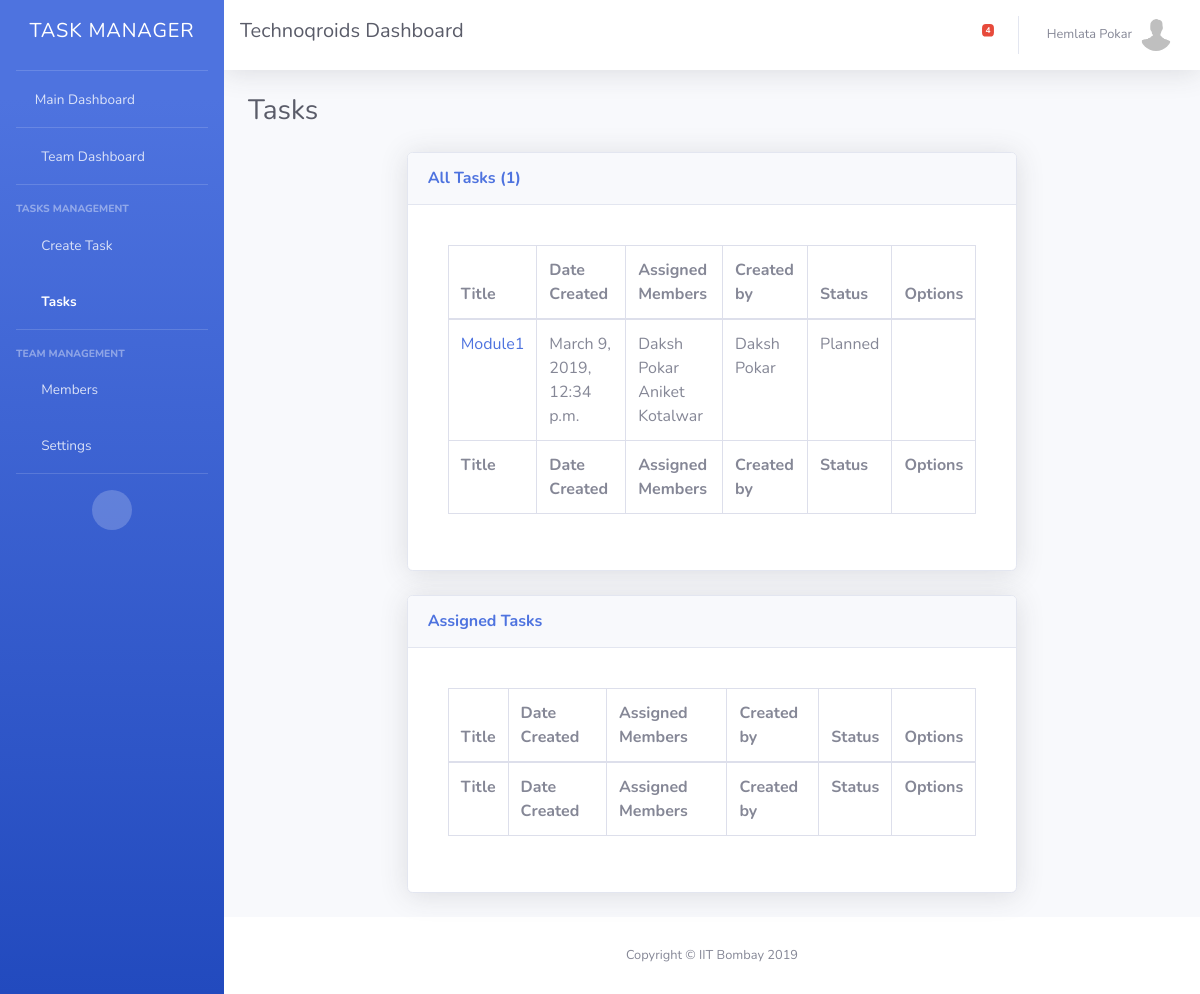
/team/technoqroids5/tasks/ (signed in), run on an earlier commit of the app's database.
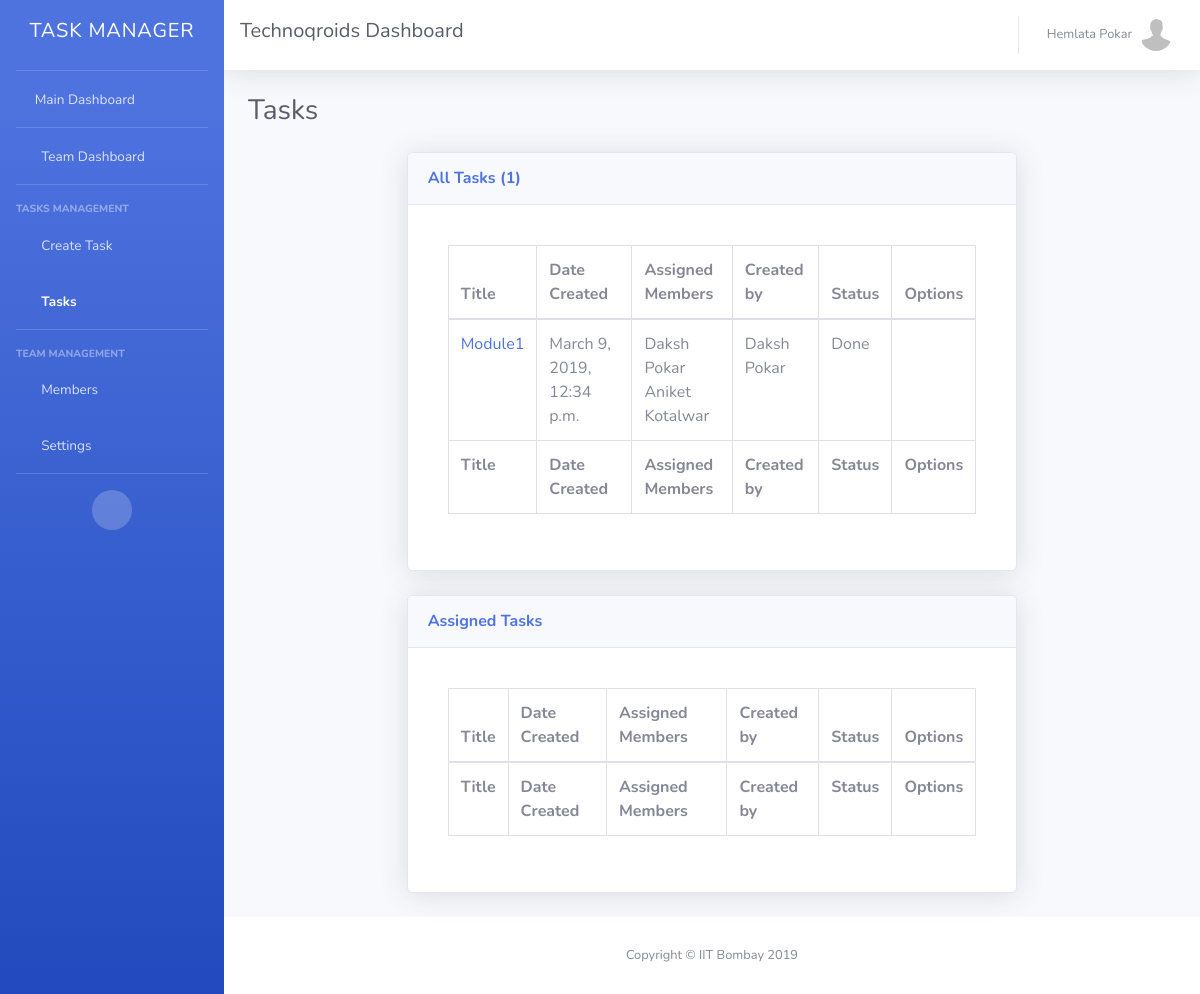
And on a later commit of the database.
### TM/models.py (models this page shows)
class Teams(models.Model):
    id = models.AutoField(primary_key=True)
    name = models.CharField(max_length=400)
    url = models.CharField(max_length=400)
    admin = models.ForeignKey(UserProfile, on_delete=models.CASCADE)
    members = models.ManyToManyField(UserProfile, through='Membership', related_name="member")

class UserProfile(models.Model):
    user = models.ForeignKey(User, on_delete=models.CASCADE)
    username = models.CharField(max_length=400)
    profile_picture = models.FileField(upload_to=user_directory, null=True, default='/default_profile.jpg', blank=True)

class Task(models.Model):
    id = models.AutoField(primary_key=True)
    belongs_to = models.ForeignKey(Teams, on_delete=models.CASCADE)
    title = models.CharField(max_length=400)
    created_by = models.ForeignKey(UserProfile, on_delete=models.CASCADE)
    desc = models.TextField()
    assigned_members = models.ManyToManyField(UserProfile, through='MembershipToTask', related_name="memberOfTask")
    status = models.IntegerField(default=0)
    date_created = models.DateTimeField(auto_now_add=True)
    url = models.CharField(max_length=400)

### TM/views.py (the view, shortened to what this page needs)
# urls.py: url(r'^team\/[a-zA-Z0-9]+\/tasks\/$', TasksView.as_view(), name="tasks"),
class TasksView(LoginRequiredMixin, TemplateView):
    template_name="team/tasks.html"
    login_url='/../login'
    def get(self, request):
        user = request.user
        us = UserProfile.objects.get(user=user)
        team = Teams.objects.get(url=request.path.split("/")[2])
        tasks = Task.objects.filter(belongs_to=team)
        assigned_tasks = MembershipToTask.objects.filter(member=us, team=team)
        if us not in team.members.all():
            return redirect("/")
        return render(request, self.template_name, {'user': user, 'us': us, 'team': team, 'tasks': tasks, 'ass_tasks': assigned_tasks, 'notifications': get_notifications(us, 1)})

### TM/views.py (called while the page is built)
def get_notifications(user, unread):
    return MessageNotification.objects.filter(user=user, unread = unread)[:5]

### TM/templates/team/tasks.html (shortened to what this page needs)
<!DOCTYPE html>
{% load static %}
<html lang="en">
<head>
  <link href="{% static 'vendor/fontawesome-free/css/all.min.css' %}" rel="stylesheet" type="text/css">
  <link href="{% static 'css/sb-admin-2.min.css' %}" rel="stylesheet">
  <link href="{% static 'vendor/datatables/dataTables.bootstrap4.min.css' %}" rel="stylesheet">
</head>
<body id="page-top">
  <div id="wrapper">
    {% block sidebar %}
      {% include "team/menu.html" %}
    {% endblock %}
    <div id="content-wrapper" class="d-flex flex-column">
      <div id="content">
        {% block topbar %}
        {% include "team/topbar.html" %}
      {% endblock %}
        <div class="container-fluid">
          <div class="d-sm-flex align-items-center justify-content-between mb-4">
            <h1 class="h3 mb-0 text-gray-800">Tasks</h1>
          </div>
          <form method="post" enctype="multipart/form-data">
          <div class="row">
            <div class="col-xl-2"></div>
            <div class="col-xl-8">
              <div class="card shadow mb-4">
                <div class="card-header py-3 d-flex flex-row align-items-center justify-content-between">
                  <h6 class="m-0 font-weight-bold text-primary">All Tasks ({{tasks.all.count}})</h6>
                </div>
                <div class="card-body">
                        <div class="card-body">
                            <div class="table-responsive">
                                <table class="table table-bordered" id="dataTable" width="100%" cellspacing="0">
                                  <thead>
                                    <tr>
                                      <th>Title</th>
                                      <th>Date Created</th>
                                      <th>Assigned Members</th>
                                      <th>Created by</th>
                                      <th>Status</th>
                                      <th>Options</th>
                                    </tr>
                                  </thead>
                                  <tfoot>
                                    <tr>
                                        <th>Title</th>
                                        <th>Date Created</th>
                                        <th>Assigned Members</th>
                                        <th>Created by</th>
                                        <th>Status</th>
                                        <th>Options</th>
                                    </tr>
                                  </tfoot>
                                  <tbody>
                                      {%  for i in tasks.all  %}
                                    <tr>
                                      <td><a href="/team/{{ team.url }}/tasks/{{ i.url }}/">{{ i.title }}</a></td>
                                      <td>{{ i.date_created }}</td>
                                      <td>
                                        {%  for j in i.assigned_members.all  %}
                                          {{  j.user.first_name  }} {{ j.user.last_name }}<br>
                                        {%  endfor  %}
                                      </td>
                                      <td>
                                        {{  i.created_by.user.first_name }} {{ i.created_by.user.last_name  }}
                                      </td>
                                      <td>
                                        {%  if i.status == 0  %}Planned{%  elif i.status == 1  %}In Progress{%  elif i.status == 2  %}Done{%  endif %}
                                      </td>
                                      <td>
                                        <a href="/team/{{ team.url }}/tasks/{{ i.url }}/"><i class="fas fa-external-link-alt"></i></a><a class="ml-2" href="/team/{{ team.url }}/tasks/{{ i.url }}/delete/" style="margin-left: 10px"><i class="fas fa-trash"></i></a>
                                      </td>
                                    </tr>
                                    {%  endfor %}
                                  </tbody>
                                </table>
                              </div>
                                </div>
                </div>
              </div>
              <div class="card shadow mb-4">
                  <div class="card-header py-3 d-flex flex-row align-items-center justify-content-between">
                    <h6 class="m-0 font-weight-bold text-primary">Assigned Tasks</h6>
                  </div>
                  <div class="card-body">
                          <div class="card-body">
                              <div class="table-responsive">
                                  <table class="table table-bordered" id="dataTable" width="100%" cellspacing="0">
                                    <thead>
                                      <tr>
                                        <th>Title</th>
                                        <th>Date Created</th>
                                        <th>Assigned Members</th>
                                        <th>Created by</th>
                                        <th>Status</th>
                                        <th>Options</th>
                                      </tr>
                                    </thead>
                                    <tfoot>
                                      <tr>
                                          <th>Title</th>
                                          <th>Date Created</th>
                                          <th>Assigned Members</th>
                                          <th>Created by</th>
                                          <th>Status</th>
                                          <th>Options</th>
                                      </tr>
                                    </tfoot>
                                  </table>
                                </div>
                                  </div>
                  </div>
                </div>
            </div>
            <div class="col-xl-2"></div>
            </div></form>
        </div>
      </div>
      {% block footer %}
      {% include "footer.html" %}
    {% endblock %}
    </div>
  </div>
</body>
</html>

### TM/templates/team/menu.html
{% load static %}
<ul class="navbar-nav bg-gradient-primary sidebar sidebar-dark accordion" id="accordionSidebar">
 <a class="sidebar-brand d-flex align-items-center justify-content-center" href="/dashboard/">
  <div class="sidebar-brand-icon">
      <h5>Task Manager</h5>
    </div>
</a>
<hr class="sidebar-divider my-0">
<li class="nav-item">
  <a class="nav-link" href="/">
    <i class="fas fa-home"></i>
  <span>Main Dashboard</span></a>
</li>
<hr class="sidebar-divider my-0">
        <li class="nav-item {%  if "dashboard" in request.path %} active {%  endif %}">
          <a class="nav-link" href="/team/{{  team.url  }}/dashboard/">
            <i class="fas fa-fw fa-tachometer-alt"></i>
            <span>Team Dashboard</span></a>
        </li>
        <hr class="sidebar-divider">
            <div class="sidebar-heading">
              Tasks Management
            </div>
            <li class="nav-item {%  if "create-task" in request.path %}active{%  endif %}">
                <a class="nav-link" href="/team/{{ team.url  }}/create-task/">
                  <i class="fas fa-fw fa-plus"></i>
                  <span>Create Task</span></a>
              </li>
              <li class="nav-item {%  if "tasks" in request.path %}active{%  endif %}">
                <a class="nav-link" href="/team/{{ team.url  }}/tasks/">
                  <i class="fas fa-fw fa-briefcase"></i>
                  <span>Tasks</span></a>
              </li>
            <hr class="sidebar-divider">
        <div class="sidebar-heading">
          Team Management
        </div>
        <li class="nav-item {%  if "members" in request.path %}active{%  endif %}">
            <a class="nav-link" href="/team/{{  team.url  }}/members/">
              <i class="fas fa-fw fa-users"></i>
              <span>Members</span></a>
          </li>
          <li class="nav-item {%  if "settings" in request.path %}active{%  endif %}">
            <a class="nav-link" href="/team/{{ team.url  }}/settings/">
              <i class="fas fa-fw fa-cog"></i>
              <span>Settings</span></a>
          </li>
        <hr class="sidebar-divider">
        <div class="text-center d-none d-md-inline">
          <button class="rounded-circle border-0" id="sidebarToggle"></button>
        </div>
      </ul>

### TM/templates/team/topbar.html (shortened to what this page needs)
<nav class="navbar navbar-expand navbar-light bg-white topbar mb-4 static-top shadow">
        <a style="color: #5a5c69; text-decoration: none" class="sidebar-brand d-flex align-items-center justify-content-center" href="/dashboard/">
          <div class="sidebar-brand-icon">
              <h5>{{  team.name }} Dashboard</h5>
            </div>
        </a>
        <ul class="navbar-nav ml-auto">
          {% block messages %}
          {% include "mess_notification.html" %}
        {% endblock %}
          {% block profile %}
          {% include "profile_menu.html" %}
        {% endblock %}
        </ul>
      </nav>

### TM/templates/mess_notification.html (shortened to what this page needs)
<li class="nav-item dropdown no-arrow mx-1">
              <a class="nav-link dropdown-toggle" href="#" id="messagesDropdown" role="button" data-toggle="dropdown" aria-haspopup="true" aria-expanded="false">
                <i class="fas fa-envelope fa-fw"></i>
                <span class="badge badge-danger badge-counter">{% if notifications.all.count != 0 %}{{  notifications.all.count }}{%  endif %}</span>
              </a>
            </li>

### TM/templates/profile_menu.html (shortened to what this page needs)
            <li class="nav-item dropdown no-arrow">
              <a class="nav-link dropdown-toggle" href="#" id="userDropdown" role="button" data-toggle="dropdown" aria-haspopup="true" aria-expanded="false">
                <span class="mr-2 d-none d-lg-inline text-gray-600 small">{{  user.first_name  }} {{ user.last_name }}</span>
                <img class="img-profile rounded-circle" src="{{ MEDIA_ROOT }}{{  us.profile_picture.url  }}">
              </a>
            </li>

### TM/templates/footer.html
<footer class="sticky-footer bg-white">
        <div class="container my-auto">
          <div class="copyright text-center my-auto">
            <span>Copyright &copy; IIT Bombay 2019</span>
          </div>
        </div>
      </footer>

What changed in the data, as far as the page shows it:
changed Task "Module1": status "Planned" → "Done"
Also different on the page:
{{ notifications.all.count }}: "4" → (not shown)
